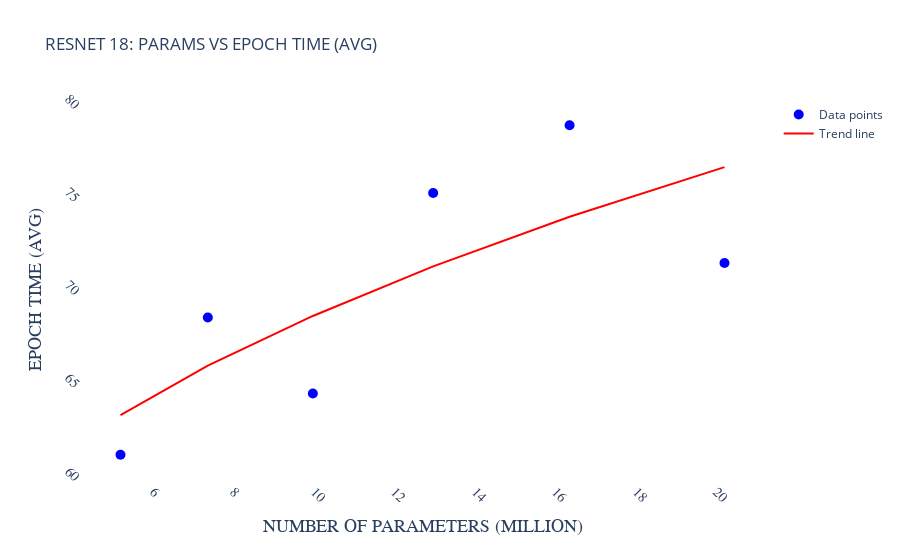

Write notebook code for a chart like this one.
### Code cell
plot_chart(res_params, res_epoch, 'RESNET 18: PARAMS VS EPOCH TIME (AVG)', 'PARAMS', 'AVG EPOCH TIME', 'NUMBER OF PARAMETERS (MILLION)', 'EPOCH TIME (AVG)', yneworder=new_order)

### Figure 1 — Plotly figure (JSON) as saved in the notebook; plotly's stock layout.template omitted (floating-point values rounded to 4 significant figures)
{"data": [{"hoverinfo": "text", "marker": {"color": "blue", "size": 10}, "mode": "markers", "name": "Data points", "text": ["PARAMS: 5.17<br>AVG EPOCH TIME: 61.3322", "PARAMS: 7.34<br>AVG EPOCH TIME: 68.7056", "PARAMS: 9.95<br>AVG EPOCH TIME: 64.61705", "PARAMS: 12.94<br>AVG EPOCH TIME: 75.391776", "PARAMS: 16.33<br>AVG EPOCH TIME: 79.027618", "PARAMS: 20.18<br>AVG EPOCH TIME: 71.6299"], "type": "scatter", "x": [5.17, 7.34, 9.95, 12.94, 16.33, 20.18], "y": [61.33, 68.71, 64.62, 75.39, 79.03, 71.63]}, {"line": {"color": "red", "width": 2}, "mode": "lines", "name": "Trend line", "type": "scatter", "x": [5.17, 7.34, 9.95, 12.94, 16.33, 20.18], "y": [63.46, 66.12, 68.79, 71.45, 74.11, 76.78]}], "layout": {"plot_bgcolor": "white", "title": {"text": "RESNET 18: PARAMS VS EPOCH TIME (AVG)"}, "xaxis": {"autorange": true, "tickangle": 45, "tickfont": {"family": "Arial, bold", "size": 14}, "title": {"font": {"family": "Arial, bold", "size": 18}, "text": "NUMBER OF PARAMETERS (MILLION)"}}, "yaxis": {"autorange": true, "tickangle": 45, "tickfont": {"family": "Arial, bold", "size": 14}, "title": {"font": {"family": "Arial, bold", "size": 18}, "text": "EPOCH TIME (AVG)"}}}}
